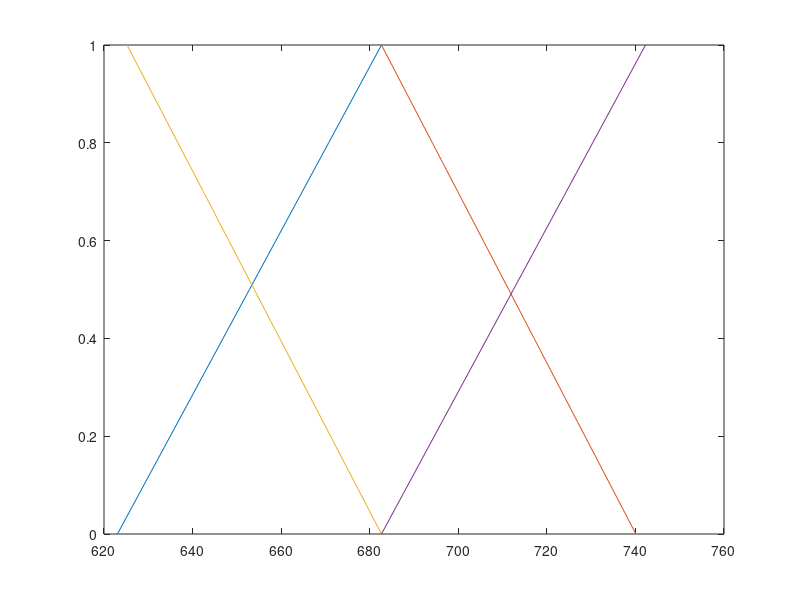
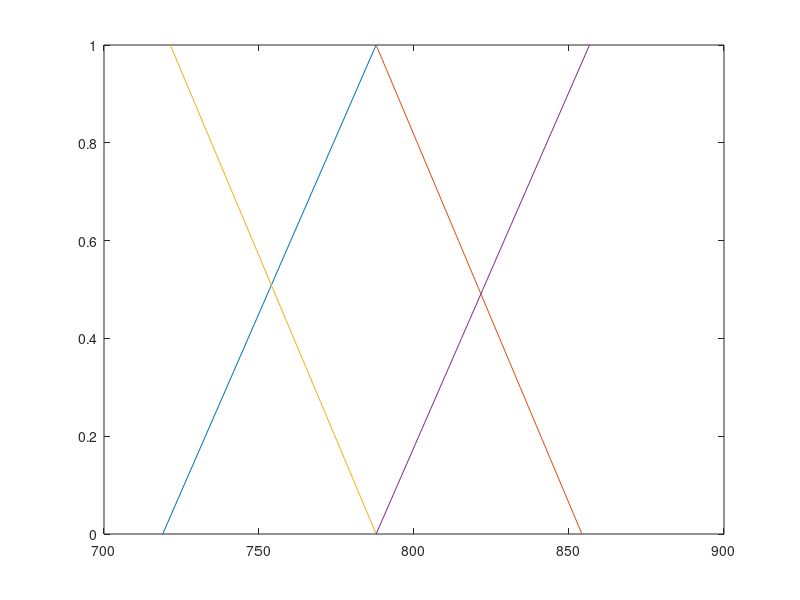

MATLAB code to generate these figures, in order:
%This is a program coding to solve Triangular fuzzy problem
%Depending upon the problem the matrices MatA and U0 will vary
clear all
clc
format long
m=1000;
t=1.0;
alp=[0:0.1:1];
bet=[0:0.1:1];
ShowU=zeros(8,length(alp));
for k=1:length(alp)
X0=[26 28 29 27 28 30]';
Y0=[15 17 20 14 17 19]';
A=3;
B=4;
I=eye(8);
MatA=[0 0 0 0 A 0 0 0;
      0 0 0 0 0 A 0 0;
      0 0 0 0 0 0 A 0;
      0 0 0 0 0 0 0 A;
      B 0 0 0 0 0 0 0;
      0 B 0 0 0 0 0 0;
      0 0 B 0 0 0 0 0;
      0 0 0 B 0 0 0 0];
S=MatA;
%Inti=[0 0 0 0 0 0 0 0]'
%initial conditions definitions
U0=[X0(1)+alp(k)*(X0(2)-X0(1)); 
      X0(3)-alp(k)*(X0(3)-X0(2));
      X0(2)-bet(k)*(X0(2)-X0(4));
      X0(2)+bet(k)*(X0(6)-X0(2));
      Y0(1)+alp(k)*(Y0(2)-Y0(1));
      Y0(3)-alp(k)*(Y0(3)-Y0(2));
      Y0(2)-bet(k)*(Y0(2)-Y0(4));
      Y0(2)+bet(k)*(Y0(6)-Y0(2))];
U=zeros(8,t*m);
G=(I-1/(2*m).*S)\(1/m.*MatA*U0);
U(:,1)=G+U0;
%%%%%%%%%%%%%
for i=2:t*m
G=(I-1/(2*m).*S)\(1/m.*MatA*U(:,i-1));
U(:,i)=G+U(:,i-1);
end
U(:,t*m);
ShowU(:,k)=U(:,t*m);
end
ShowX=ShowU(1:4,:);
ShowY=ShowU(5:8,:);
FinalX=[alp' ShowX']
FinalY=[alp' ShowY']
%plot(ShowX,alp')
%plot(ShowY,alp')
figure;plot(ShowX,alp)
figure;plot(ShowY,alp)